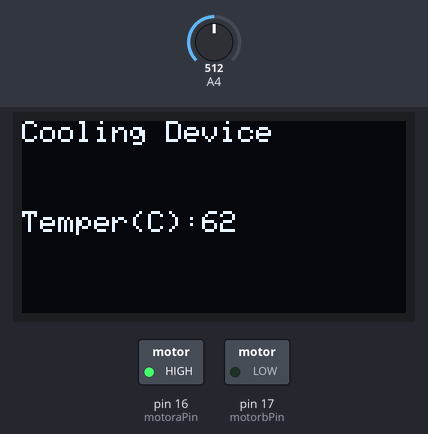
Bench run of a sketch on a simulated Arduino Mega 2560, built with avr-gcc and run on an emulated ATmega2560. Shown: 128×64 one-colour display, switched loads named in the sketch (green lamp = pin HIGH). Inputs (shaded band) come from the test bench; at power-on: A4 = 512.

Above: at 1.2 s.
1.3 s: A4 set to 529
At 2.5 s:
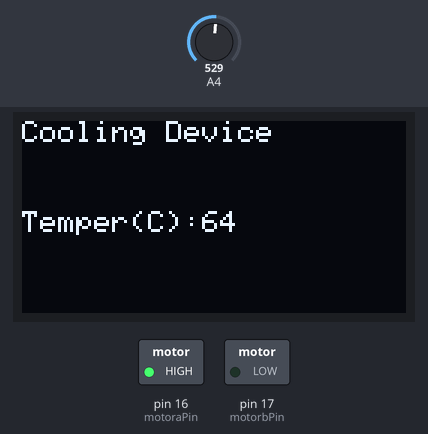
2.9 s: A4 set to 272
At 3.9 s:
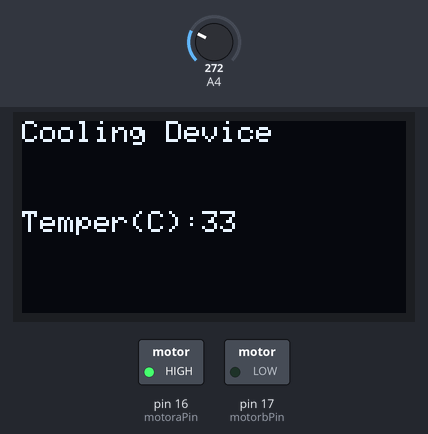
4.5 s: A4 set to 241
At 5.4 s:
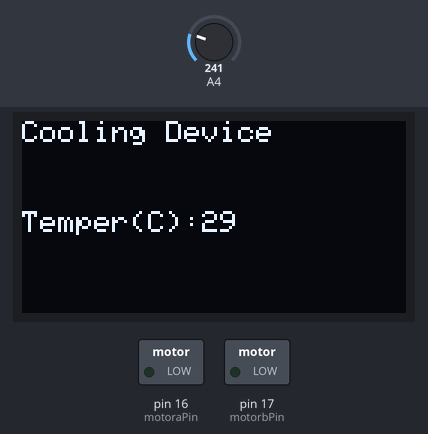
6.3 s: A4 set to 511
At 6.59 s:
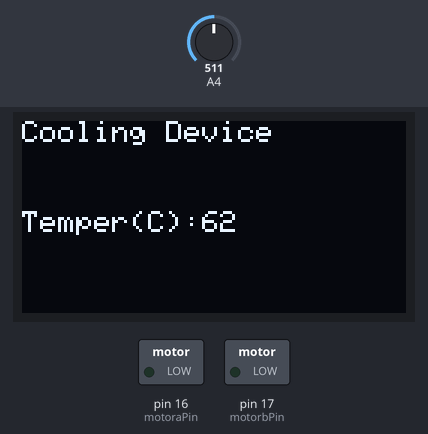
Timing chart, 0 to 9.2 s (numbered marks = the images above; inputs shaded):
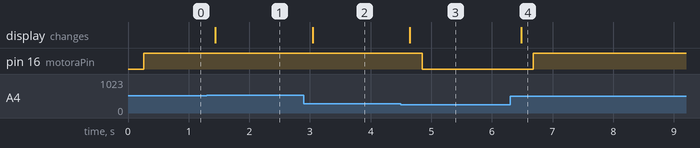

Measured:
- the behaviour switches between 515 and 516 on A4 (found by bisection; images 0 and 1)
- the behaviour switches between 254 and 253 on A4 (found by bisection; images 2 and 3)
- after the input at 1.3 s, the display: changes after 0.14 s (image 1)
- after the input at 2.9 s, the display: changes after 0.14 s (image 2)
- after the input at 4.5 s, pin 16 (motoraPin): HIGH → LOW after 0.35 s; the display: changes after 0.15 s (image 3)
- after the input at 6.3 s, pin 16 (motoraPin): LOW → HIGH after 0.38 s; the display: changes after 0.18 s (image 4)

The sketch:

Cooling_Device.ino
```cpp
/*
 * Filename: Cooling_Device
 * Function: The LM35 temperature sensor controls the OLED and motor to simulate the cooling unit
 * Compiling IDE：ARDUINO 2.3.3
 * Author: https://www.keyestudio.com/
*/
#include <SPI.h>
#include <Wire.h>
#include <Adafruit_GFX.h>
#include <Adafruit_SSD1306.h>

#define SCREEN_WIDTH 128 // OLED display width, in pixels
#define SCREEN_HEIGHT 64 // OLED display height, in pixels

// Declaration for SSD1306 display connected using I2C
#define OLED_RESET -1  // Reset pin # (or -1 if sharing Arduino reset pin)
#define SCREEN_ADDRESS 0x3C
Adafruit_SSD1306 display(SCREEN_WIDTH, SCREEN_HEIGHT, &Wire, OLED_RESET);

const int lm35Pin = 36;  //set LM35 pin to IO36
const int motoraPin = 16;  //set motor motor_IN+ pin to IO16
const int motorbPin = 17; //set motor motor_IN- pin to IO17


void setup() {
  Serial.begin(9600);  // set baud rate to 9600
  pinMode(lm35Pin, INPUT); // set lm35Pin to input
  pinMode(motoraPin, OUTPUT); // set motor motor_IN+ pin to output
  pinMode(motorbPin, OUTPUT); // set motor motor_IN- pin to output

  display.begin(SSD1306_SWITCHCAPVCC, 0x3C); // Initialization with I2C addr 0x3C (for 128x64)
  display.clearDisplay(); // clear display
}

void loop() {
  int reading = analogRead(lm35Pin);  // read LM35 pin analog value
  int temperC = (reading * 0.0012210012210012 * 100); //Voltage and Celsius conversion:0.0012210012210012 = 5.0/4095，0~5. 0V corresponds to analog port reading 0~4095, every 10 millivolts corresponds to 1℃; Calculate the Celsius temperature.
  display.clearDisplay();  // clear display
  display.setTextSize(1);  // set text size
  display.setTextColor(WHITE);  // set text color
  display.setCursor(0,0);   // set text position
  display.println("Cooling Device");  // set text content
  display.setCursor(0,30);   // set text position
  display.println("Temper(C):");  // set text content
  display.setCursor(60,30);
  display.println(temperC);
  display.display();
  delay(200);
  if (temperC > 30) { // When the temperature exceeds 30 ° C, the fan turns on
    digitalWrite(motoraPin, HIGH);  //motor rotates
    digitalWrite(motorbPin, LOW);
  }
  else { // otherwise, the fan turns off
    digitalWrite(motoraPin, LOW);
    digitalWrite(motorbPin, LOW);
  }
}
```
